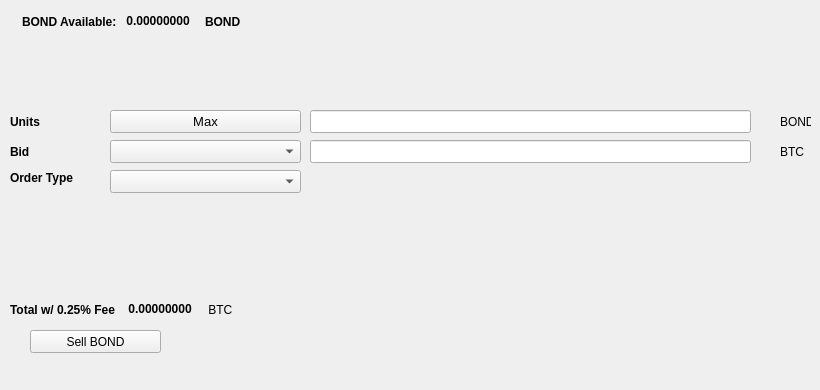
   <widget class="QWidget" name="SellTab">
    <attribute name="title">
     <string>Sell</string>
    </attribute>
    <widget class="QLabel" name="label_16">
     <property name="geometry">
      <rect>
       <x>780</x>
       <y>140</y>
       <width>31</width>
       <height>23</height>
      </rect>
     </property>
     <property name="text">
      <string>BTC</string>
     </property>
    </widget>
    <widget class="QComboBox" name="SellBidcomboBox">
     <property name="geometry">
      <rect>
       <x>110</x>
       <y>140</y>
       <width>191</width>
       <height>23</height>
      </rect>
     </property>
     <property name="font">
      <font>
       <pointsize>10</pointsize>
      </font>
     </property>
    </widget>
    <widget class="QLabel" name="label_18">
     <property name="geometry">
      <rect>
       <x>10</x>
       <y>110</y>
       <width>46</width>
       <height>23</height>
      </rect>
     </property>
     <property name="font">
      <font>
       <weight>75</weight>
       <bold>true</bold>
      </font>
     </property>
     <property name="text">
      <string>Units</string>
     </property>
    </widget>
    <widget class="QPushButton" name="Sell_Max_Amount">
     <property name="geometry">
      <rect>
       <x>110</x>
       <y>110</y>
       <width>191</width>
       <height>23</height>
      </rect>
     </property>
     <property name="font">
      <font>
       <pointsize>10</pointsize>
      </font>
     </property>
     <property name="text">
      <string>Max</string>
     </property>
    </widget>
    <widget class="QLabel" name="label_20">
     <property name="geometry">
      <rect>
       <x>10</x>
       <y>170</y>
       <width>91</width>
       <height>16</height>
      </rect>
     </property>
     <property name="font">
      <font>
       <weight>75</weight>
       <bold>true</bold>
      </font>
     </property>
     <property name="text">
      <string>Order Type</string>
     </property>
    </widget>
    <widget class="QComboBox" name="SellOrdertypeCombo">
     <property name="geometry">
      <rect>
       <x>110</x>
       <y>170</y>
       <width>191</width>
       <height>23</height>
      </rect>
     </property>
     <property name="font">
      <font>
       <pointsize>10</pointsize>
      </font>
     </property>
    </widget>
    <widget class="QLabel" name="label_21">
     <property name="geometry">
      <rect>
       <x>10</x>
       <y>140</y>
       <width>46</width>
       <height>23</height>
      </rect>
     </property>
     <property name="font">
      <font>
       <weight>75</weight>
       <bold>true</bold>
      </font>
     </property>
     <property name="text">
      <string>Bid</string>
     </property>
    </widget>
    <widget class="QLabel" name="label_22">
     <property name="geometry">
      <rect>
       <x>780</x>
       <y>110</y>
       <width>31</width>
       <height>23</height>
      </rect>
     </property>
     <property name="text">
      <string>BOND</string>
     </property>
    </widget>
    <widget class="QLineEdit" name="UnitsInputBOND">
     <property name="geometry">
      <rect>
       <x>310</x>
       <y>110</y>
       <width>441</width>
       <height>23</height>
      </rect>
     </property>
     <property name="font">
      <font>
       <pointsize>9</pointsize>
       <weight>75</weight>
       <bold>true</bold>
      </font>
     </property>
    </widget>
    <widget class="QLineEdit" name="SellBidPriceEdit">
     <property name="geometry">
      <rect>
       <x>310</x>
       <y>140</y>
       <width>441</width>
       <height>23</height>
      </rect>
     </property>
     <property name="font">
      <font>
       <pointsize>9</pointsize>
       <weight>75</weight>
       <bold>true</bold>
      </font>
     </property>
    </widget>
    <widget class="QPushButton" name="SellBONDBTN">
     <property name="geometry">
      <rect>
       <x>30</x>
       <y>330</y>
       <width>131</width>
       <height>23</height>
      </rect>
     </property>
     <property name="text">
      <string>Sell BOND</string>
     </property>
     <property name="icon">
      <iconset resource="../BLOOD_BOUND_MASTERNODE">
       <normaloff>:/icons/bitcoin</normaloff>:/icons/bitcoin</iconset>
     </property>
    </widget>
    <widget class="QWidget" name="layoutWidget3">
     <property name="geometry">
      <rect>
       <x>22</x>
       <y>12</y>
       <width>258</width>
       <height>19</height>
      </rect>
     </property>
     <layout class="QHBoxLayout" name="horizontalLayout">
      <item>
       <widget class="QLabel" name="label232_2">
        <property name="font">
         <font>
          <weight>75</weight>
          <bold>true</bold>
         </font>
        </property>
        <property name="text">
         <string>BOND Available:</string>
        </property>
       </widget>
      </item>
      <item>
       <widget class="QLabel" name="BONDAvailableLabel">
        <property name="palette">
         <palette>
          <active>
           <colorrole role="WindowText">
            <brush brushstyle="SolidPattern">
             <color alpha="255">
              <red>0</red>
              <green>0</green>
              <blue>0</blue>
             </color>
            </brush>
           </colorrole>
           <colorrole role="Button">
            <brush brushstyle="SolidPattern">
             <color alpha="255">
              <red>0</red>
              <green>170</green>
              <blue>0</blue>
             </color>
            </brush>
           </colorrole>
           <colorrole role="Light">
            <brush brushstyle="SolidPattern">
             <color alpha="255">
              <red>0</red>
              <green>255</green>
              <blue>0</blue>
             </color>
            </brush>
           </colorrole>
           <colorrole role="Midlight">
            <brush brushstyle="SolidPattern">
             <color alpha="255">
              <red>0</red>
              <green>212</green>
              <blue>0</blue>
             </color>
            </brush>
           </colorrole>
           <colorrole role="Dark">
            <brush brushstyle="SolidPattern">
             <color alpha="255">
              <red>0</red>
              <green>85</green>
              <blue>0</blue>
             </color>
            </brush>
           </colorrole>
           <colorrole role="Mid">
            <brush brushstyle="SolidPattern">
             <color alpha="255">
              <red>0</red>
              <green>113</green>
              <blue>0</blue>
             </color>
            </brush>
           </colorrole>
           <colorrole role="Text">
            <brush brushstyle="SolidPattern">
             <color alpha="255">
              <red>0</red>
              <green>170</green>
              <blue>0</blue>
             </color>
            </brush>
           </colorrole>
           <colorrole role="BrightText">
            <brush brushstyle="SolidPattern">
             <color alpha="255">
              <red>255</red>
              <green>255</green>
              <blue>255</blue>
             </color>
            </brush>
           </colorrole>
           <colorrole role="ButtonText">
            <brush brushstyle="SolidPattern">
             <color alpha="255">
              <red>0</red>
              <green>0</green>
              <blue>0</blue>
             </color>
            </brush>
           </colorrole>
           <colorrole role="Base">
            <brush brushstyle="SolidPattern">
             <color alpha="255">
              <red>255</red>
              <green>255</green>
              <blue>255</blue>
             </color>
            </brush>
           </colorrole>
           <colorrole role="Window">
            <brush brushstyle="SolidPattern">
             <color alpha="255">
              <red>0</red>
              <green>170</green>
              <blue>0</blue>
             </color>
            </brush>
           </colorrole>
           <colorrole role="Shadow">
            <brush brushstyle="SolidPattern">
             <color alpha="255">
              <red>0</red>
              <green>0</green>
              <blue>0</blue>
             </color>
            </brush>
           </colorrole>
           <colorrole role="AlternateBase">
            <brush brushstyle="SolidPattern">
             <color alpha="255">
              <red>127</red>
              <green>212</green>
              <blue>127</blue>
             </color>
            </brush>
           </colorrole>
           <colorrole role="ToolTipBase">
            <brush brushstyle="SolidPattern">
             <color alpha="255">
              <red>255</red>
              <green>255</green>
              <blue>220</blue>
             </color>
            </brush>
           </colorrole>
           <colorrole role="ToolTipText">
            <brush brushstyle="SolidPattern">
             <color alpha="255">
              <red>0</red>
              <green>0</green>
              <blue>0</blue>
             </color>
            </brush>
           </colorrole>
          </active>
          <inactive>
           <colorrole role="WindowText">
            <brush brushstyle="SolidPattern">
             <color alpha="255">
              <red>0</red>
              <green>0</green>
              <blue>0</blue>
             </color>
            </brush>
           </colorrole>
           <colorrole role="Button">
            <brush brushstyle="SolidPattern">
             <color alpha="255">
              <red>0</red>
              <green>170</green>
              <blue>0</blue>
             </color>
            </brush>
           </colorrole>
           <colorrole role="Light">
            <brush brushstyle="SolidPattern">
             <color alpha="255">
              <red>0</red>
              <green>255</green>
              <blue>0</blue>
             </color>
            </brush>
           </colorrole>
           <colorrole role="Midlight">
            <brush brushstyle="SolidPattern">
             <color alpha="255">
              <red>0</red>
              <green>212</green>
              <blue>0</blue>
             </color>
            </brush>
           </colorrole>
           <colorrole role="Dark">
            <brush brushstyle="SolidPattern">
             <color alpha="255">
              <red>0</red>
              <green>85</green>
              <blue>0</blue>
             </color>
            </brush>
           </colorrole>
           <colorrole role="Mid">
            <brush brushstyle="SolidPattern">
             <color alpha="255">
              <red>0</red>
              <green>113</green>
              <blue>0</blue>
             </color>
            </brush>
           </colorrole>
           <colorrole role="Text">
            <brush brushstyle="SolidPattern">
             <color alpha="255">
              <red>0</red>
              <green>170</green>
              <blue>0</blue>
             </color>
            </brush>
           </colorrole>
           <colorrole role="BrightText">
            <brush brushstyle="SolidPattern">
             <color alpha="255">
              <red>255</red>
              <green>255</green>
              <blue>255</blue>
             </color>
            </brush>
           </colorrole>
           <colorrole role="ButtonText">
            <brush brushstyle="SolidPattern">
             <color alpha="255">
              <red>0</red>
              <green>0</green>
              <blue>0</blue>
             </color>
            </brush>
           </colorrole>
           <colorrole role="Base">
            <brush brushstyle="SolidPattern">
             <color alpha="255">
              <red>255</red>
              <green>255</green>
              <blue>255</blue>
             </color>
            </brush>
           </colorrole>
           <colorrole role="Window">
            <brush brushstyle="SolidPattern">
             <color alpha="255">
              <red>0</red>
              <green>170</green>
              <blue>0</blue>
             </color>
            </brush>
           </colorrole>
           <colorrole role="Shadow">
            <brush brushstyle="SolidPattern">
             <color alpha="255">
              <red>0</red>
              <green>0</green>
              <blue>0</blue>
             </color>
            </brush>
           </colorrole>
           <colorrole role="AlternateBase">
            <brush brushstyle="SolidPattern">
             <color alpha="255">
              <red>127</red>
              <green>212</green>
              <blue>127</blue>
             </color>
            </brush>
           </colorrole>
           <colorrole role="ToolTipBase">
            <brush brushstyle="SolidPattern">
             <color alpha="255">
              <red>255</red>
              <green>255</green>
              <blue>220</blue>
             </color>
            </brush>
           </colorrole>
           <colorrole role="ToolTipText">
            <brush brushstyle="SolidPattern">
             <color alpha="255">
              <red>0</red>
              <green>0</green>
              <blue>0</blue>
             </color>
            </brush>
           </colorrole>
          </inactive>
          <disabled>
           <colorrole role="WindowText">
            <brush brushstyle="SolidPattern">
             <color alpha="255">
              <red>0</red>
              <green>85</green>
              <blue>0</blue>
             </color>
            </brush>
           </colorrole>
           <colorrole role="Button">
            <brush brushstyle="SolidPattern">
             <color alpha="255">
              <red>0</red>
              <green>170</green>
              <blue>0</blue>
             </color>
            </brush>
           </colorrole>
           <colorrole role="Light">
            <brush brushstyle="SolidPattern">
             <color alpha="255">
              <red>0</red>
              <green>255</green>
              <blue>0</blue>
             </color>
            </brush>
           </colorrole>
           <colorrole role="Midlight">
            <brush brushstyle="SolidPattern">
             <color alpha="255">
              <red>0</red>
              <green>212</green>
              <blue>0</blue>
             </color>
            </brush>
           </colorrole>
           <colorrole role="Dark">
            <brush brushstyle="SolidPattern">
             <color alpha="255">
              <red>0</red>
              <green>85</green>
              <blue>0</blue>
             </color>
            </brush>
           </colorrole>
           <colorrole role="Mid">
            <brush brushstyle="SolidPattern">
             <color alpha="255">
              <red>0</red>
              <green>113</green>
              <blue>0</blue>
             </color>
            </brush>
           </colorrole>
           <colorrole role="Text">
            <brush brushstyle="SolidPattern">
             <color alpha="255">
              <red>0</red>
              <green>85</green>
              <blue>0</blue>
             </color>
            </brush>
           </colorrole>
           <colorrole role="BrightText">
            <brush brushstyle="SolidPattern">
             <color alpha="255">
              <red>255</red>
              <green>255</green>
              <blue>255</blue>
             </color>
            </brush>
           </colorrole>
           <colorrole role="ButtonText">
            <brush brushstyle="SolidPattern">
             <color alpha="255">
              <red>0</red>
              <green>85</green>
              <blue>0</blue>
             </color>
            </brush>
           </colorrole>
           <colorrole role="Base">
            <brush brushstyle="SolidPattern">
             <color alpha="255">
              <red>0</red>
              <green>170</green>
              <blue>0</blue>
             </color>
            </brush>
           </colorrole>
           <colorrole role="Window">
            <brush brushstyle="SolidPattern">
             <color alpha="255">
              <red>0</red>
              <green>170</green>
              <blue>0</blue>
             </color>
            </brush>
           </colorrole>
           <colorrole role="Shadow">
            <brush brushstyle="SolidPattern">
             <color alpha="255">
              <red>0</red>
              <green>0</green>
              <blue>0</blue>
             </color>
            </brush>
           </colorrole>
           <colorrole role="AlternateBase">
            <brush brushstyle="SolidPattern">
             <color alpha="255">
              <red>0</red>
              <green>170</green>
              <blue>0</blue>
             </color>
            </brush>
           </colorrole>
           <colorrole role="ToolTipBase">
            <brush brushstyle="SolidPattern">
             <color alpha="255">
              <red>255</red>
              <green>255</green>
              <blue>220</blue>
             </color>
            </brush>
           </colorrole>
           <colorrole role="ToolTipText">
            <brush brushstyle="SolidPattern">
             <color alpha="255">
              <red>0</red>
              <green>0</green>
              <blue>0</blue>
             </color>
            </brush>
           </colorrole>
          </disabled>
         </palette>
        </property>
        <property name="font">
         <font>
          <weight>75</weight>
          <bold>true</bold>
         </font>
        </property>
        <property name="text">
         <string> 0.00000000 </string>
        </property>
        <property name="textInteractionFlags">
         <set>Qt::LinksAccessibleByMouse|Qt::TextSelectableByKeyboard|Qt::TextSelectableByMouse</set>
        </property>
       </widget>
      </item>
      <item>
       <widget class="QLabel" name="labelBOND">
        <property name="font">
         <font>
          <weight>75</weight>
          <bold>true</bold>
         </font>
        </property>
        <property name="text">
         <string>BOND</string>
        </property>
       </widget>
      </item>
     </layout>
    </widget>
    <widget class="QWidget" name="layoutWidget">
     <property name="geometry">
      <rect>
       <x>10</x>
       <y>300</y>
       <width>268</width>
       <height>19</height>
      </rect>
     </property>
     <layout class="QHBoxLayout" name="horizontalLayout_2">
      <item>
       <widget class="QLabel" name="label_19">
        <property name="font">
         <font>
          <weight>75</weight>
          <bold>true</bold>
         </font>
        </property>
        <property name="text">
         <string>Total w/ 0.25% Fee </string>
        </property>
       </widget>
      </item>
      <item>
       <widget class="QLabel" name="SellCostLabel">
        <property name="palette">
         <palette>
          <active>
           <colorrole role="WindowText">
            <brush brushstyle="SolidPattern">
             <color alpha="255">
              <red>0</red>
              <green>0</green>
              <blue>0</blue>
             </color>
            </brush>
           </colorrole>
           <colorrole role="Button">
            <brush brushstyle="SolidPattern">
             <color alpha="255">
              <red>0</red>
              <green>170</green>
              <blue>0</blue>
             </color>
            </brush>
           </colorrole>
           <colorrole role="Light">
            <brush brushstyle="SolidPattern">
             <color alpha="255">
              <red>0</red>
              <green>255</green>
              <blue>0</blue>
             </color>
            </brush>
           </colorrole>
           <colorrole role="Midlight">
            <brush brushstyle="SolidPattern">
             <color alpha="255">
              <red>0</red>
              <green>212</green>
              <blue>0</blue>
             </color>
            </brush>
           </colorrole>
           <colorrole role="Dark">
            <brush brushstyle="SolidPattern">
             <color alpha="255">
              <red>0</red>
              <green>85</green>
              <blue>0</blue>
             </color>
            </brush>
           </colorrole>
           <colorrole role="Mid">
            <brush brushstyle="SolidPattern">
             <color alpha="255">
              <red>0</red>
              <green>113</green>
              <blue>0</blue>
             </color>
            </brush>
           </colorrole>
           <colorrole role="Text">
            <brush brushstyle="SolidPattern">
             <color alpha="255">
              <red>0</red>
              <green>170</green>
              <blue>0</blue>
             </color>
            </brush>
           </colorrole>
           <colorrole role="BrightText">
            <brush brushstyle="SolidPattern">
             <color alpha="255">
              <red>255</red>
              <green>255</green>
              <blue>255</blue>
             </color>
            </brush>
           </colorrole>
           <colorrole role="ButtonText">
            <brush brushstyle="SolidPattern">
             <color alpha="255">
              <red>0</red>
              <green>0</green>
              <blue>0</blue>
             </color>
            </brush>
           </colorrole>
           <colorrole role="Base">
            <brush brushstyle="SolidPattern">
             <color alpha="255">
              <red>255</red>
              <green>255</green>
              <blue>255</blue>
             </color>
            </brush>
           </colorrole>
           <colorrole role="Window">
            <brush brushstyle="SolidPattern">
             <color alpha="255">
              <red>0</red>
              <green>170</green>
              <blue>0</blue>
             </color>
            </brush>
           </colorrole>
           <colorrole role="Shadow">
            <brush brushstyle="SolidPattern">
             <color alpha="255">
              <red>0</red>
              <green>0</green>
              <blue>0</blue>
             </color>
            </brush>
           </colorrole>
           <colorrole role="AlternateBase">
            <brush brushstyle="SolidPattern">
             <color alpha="255">
              <red>127</red>
              <green>212</green>
              <blue>127</blue>
             </color>
            </brush>
           </colorrole>
           <colorrole role="ToolTipBase">
            <brush brushstyle="SolidPattern">
             <color alpha="255">
              <red>255</red>
              <green>255</green>
              <blue>220</blue>
             </color>
            </brush>
           </colorrole>
           <colorrole role="ToolTipText">
            <brush brushstyle="SolidPattern">
             <color alpha="255">
              <red>0</red>
              <green>0</green>
              <blue>0</blue>
             </color>
            </brush>
           </colorrole>
          </active>
          <inactive>
           <colorrole role="WindowText">
            <brush brushstyle="SolidPattern">
             <color alpha="255">
              <red>0</red>
              <green>0</green>
              <blue>0</blue>
             </color>
            </brush>
           </colorrole>
           <colorrole role="Button">
            <brush brushstyle="SolidPattern">
             <color alpha="255">
              <red>0</red>
              <green>170</green>
              <blue>0</blue>
             </color>
            </brush>
           </colorrole>
           <colorrole role="Light">
            <brush brushstyle="SolidPattern">
             <color alpha="255">
              <red>0</red>
              <green>255</green>
              <blue>0</blue>
             </color>
            </brush>
           </colorrole>
           <colorrole role="Midlight">
            <brush brushstyle="SolidPattern">
             <color alpha="255">
              <red>0</red>
              <green>212</green>
              <blue>0</blue>
             </color>
            </brush>
           </colorrole>
           <colorrole role="Dark">
            <brush brushstyle="SolidPattern">
             <color alpha="255">
              <red>0</red>
              <green>85</green>
              <blue>0</blue>
             </color>
            </brush>
           </colorrole>
           <colorrole role="Mid">
            <brush brushstyle="SolidPattern">
             <color alpha="255">
              <red>0</red>
              <green>113</green>
              <blue>0</blue>
             </color>
            </brush>
           </colorrole>
           <colorrole role="Text">
            <brush brushstyle="SolidPattern">
             <color alpha="255">
              <red>0</red>
              <green>170</green>
              <blue>0</blue>
             </color>
            </brush>
           </colorrole>
           <colorrole role="BrightText">
            <brush brushstyle="SolidPattern">
             <color alpha="255">
              <red>255</red>
              <green>255</green>
              <blue>255</blue>
             </color>
            </brush>
           </colorrole>
           <colorrole role="ButtonText">
            <brush brushstyle="SolidPattern">
             <color alpha="255">
              <red>0</red>
              <green>0</green>
              <blue>0</blue>
             </color>
            </brush>
           </colorrole>
           <colorrole role="Base">
            <brush brushstyle="SolidPattern">
             <color alpha="255">
              <red>255</red>
              <green>255</green>
              <blue>255</blue>
             </color>
            </brush>
           </colorrole>
           <colorrole role="Window">
            <brush brushstyle="SolidPattern">
             <color alpha="255">
              <red>0</red>
              <green>170</green>
              <blue>0</blue>
             </color>
            </brush>
           </colorrole>
           <colorrole role="Shadow">
            <brush brushstyle="SolidPattern">
             <color alpha="255">
              <red>0</red>
              <green>0</green>
              <blue>0</blue>
             </color>
            </brush>
           </colorrole>
           <colorrole role="AlternateBase">
            <brush brushstyle="SolidPattern">
             <color alpha="255">
              <red>127</red>
              <green>212</green>
              <blue>127</blue>
             </color>
            </brush>
           </colorrole>
           <colorrole role="ToolTipBase">
            <brush brushstyle="SolidPattern">
             <color alpha="255">
              <red>255</red>
              <green>255</green>
              <blue>220</blue>
             </color>
            </brush>
           </colorrole>
           <colorrole role="ToolTipText">
            <brush brushstyle="SolidPattern">
             <color alpha="255">
              <red>0</red>
              <green>0</green>
              <blue>0</blue>
             </color>
            </brush>
           </colorrole>
          </inactive>
          <disabled>
           <colorrole role="WindowText">
            <brush brushstyle="SolidPattern">
             <color alpha="255">
              <red>0</red>
              <green>85</green>
              <blue>0</blue>
             </color>
            </brush>
           </colorrole>
           <colorrole role="Button">
            <brush brushstyle="SolidPattern">
             <color alpha="255">
              <red>0</red>
              <green>170</green>
              <blue>0</blue>
             </color>
            </brush>
           </colorrole>
           <colorrole role="Light">
            <brush brushstyle="SolidPattern">
             <color alpha="255">
              <red>0</red>
              <green>255</green>
              <blue>0</blue>
             </color>
            </brush>
           </colorrole>
           <colorrole role="Midlight">
            <brush brushstyle="SolidPattern">
             <color alpha="255">
              <red>0</red>
              <green>212</green>
              <blue>0</blue>
             </color>
            </brush>
           </colorrole>
           <colorrole role="Dark">
            <brush brushstyle="SolidPattern">
             <color alpha="255">
              <red>0</red>
              <green>85</green>
              <blue>0</blue>
             </color>
            </brush>
           </colorrole>
           <colorrole role="Mid">
            <brush brushstyle="SolidPattern">
             <color alpha="255">
              <red>0</red>
              <green>113</green>
              <blue>0</blue>
             </color>
            </brush>
           </colorrole>
           <colorrole role="Text">
            <brush brushstyle="SolidPattern">
             <color alpha="255">
              <red>0</red>
              <green>85</green>
              <blue>0</blue>
             </color>
            </brush>
           </colorrole>
           <colorrole role="BrightText">
            <brush brushstyle="SolidPattern">
             <color alpha="255">
              <red>255</red>
              <green>255</green>
              <blue>255</blue>
             </color>
            </brush>
           </colorrole>
           <colorrole role="ButtonText">
            <brush brushstyle="SolidPattern">
             <color alpha="255">
              <red>0</red>
              <green>85</green>
              <blue>0</blue>
             </color>
            </brush>
           </colorrole>
           <colorrole role="Base">
            <brush brushstyle="SolidPattern">
             <color alpha="255">
              <red>0</red>
              <green>170</green>
              <blue>0</blue>
             </color>
            </brush>
           </colorrole>
           <colorrole role="Window">
            <brush brushstyle="SolidPattern">
             <color alpha="255">
              <red>0</red>
              <green>170</green>
              <blue>0</blue>
             </color>
            </brush>
           </colorrole>
           <colorrole role="Shadow">
            <brush brushstyle="SolidPattern">
             <color alpha="255">
              <red>0</red>
              <green>0</green>
              <blue>0</blue>
             </color>
            </brush>
           </colorrole>
           <colorrole role="AlternateBase">
            <brush brushstyle="SolidPattern">
             <color alpha="255">
              <red>0</red>
              <green>170</green>
              <blue>0</blue>
             </color>
            </brush>
           </colorrole>
           <colorrole role="ToolTipBase">
            <brush brushstyle="SolidPattern">
             <color alpha="255">
              <red>255</red>
              <green>255</green>
              <blue>220</blue>
             </color>
            </brush>
           </colorrole>
           <colorrole role="ToolTipText">
            <brush brushstyle="SolidPattern">
             <color alpha="255">
              <red>0</red>
              <green>0</green>
              <blue>0</blue>
             </color>
            </brush>
           </colorrole>
          </disabled>
         </palette>
        </property>
        <property name="font">
         <font>
          <weight>75</weight>
          <bold>true</bold>
         </font>
        </property>
        <property name="autoFillBackground">
         <bool>false</bool>
        </property>
        <property name="text">
         <string> 0.00000000</string>
        </property>
        <property name="textInteractionFlags">
         <set>Qt::LinksAccessibleByMouse|Qt::TextSelectableByMouse</set>
        </property>
       </widget>
      </item>
      <item>
       <widget class="QLabel" name="label_17">
        <property name="font">
         <font>
          <weight>50</weight>
          <bold>false</bold>
         </font>
        </property>
        <property name="text">
         <string> BTC</string>
        </property>
       </widget>
      </item>
     </layout>
    </widget>
    <widget class="QLabel" name="label_23">
     <property name="geometry">
      <rect>
       <x>460</x>
       <y>300</y>
       <width>281</width>
       <height>81</height>
      </rect>
     </property>
     <property name="text">
      <string/>
     </property>
     <property name="pixmap">
      <pixmap>:/images/bittrex</pixmap>
     </property>
    </widget>
   </widget>
